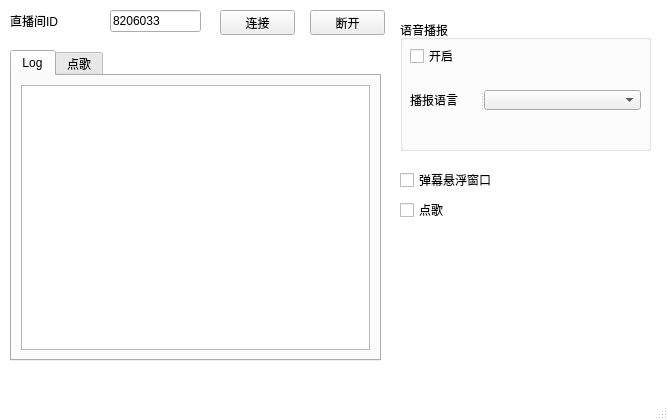
<?xml version="1.0" encoding="UTF-8"?>
<ui version="4.0">
 <class>MainWindow</class>
 <widget class="QMainWindow" name="MainWindow">
  <property name="geometry">
   <rect>
    <x>0</x>
    <y>0</y>
    <width>668</width>
    <height>420</height>
   </rect>
  </property>
  <property name="minimumSize">
   <size>
    <width>447</width>
    <height>343</height>
   </size>
  </property>
  <property name="maximumSize">
   <size>
    <width>9999</width>
    <height>9999</height>
   </size>
  </property>
  <property name="windowTitle">
   <string>QBili-跨平台B站弹幕工具</string>
  </property>
  <property name="windowIcon">
   <iconset resource="resource.qrc">
    <normaloff>:/bilibili.ico</normaloff>:/bilibili.ico</iconset>
  </property>
  <property name="styleSheet">
   <string notr="true">
#MainWindow {
background-color: rgb(255, 255, 255);
}

/*
#LineEditLiveNumber {
background-color: rgb(85, 170, 255); 
border:1px solid rgb(41, 57, 85);
border-radius: 3px;
}
*/
</string>
  </property>
  <widget class="QWidget" name="centralwidget">
   <widget class="QLabel" name="label">
    <property name="geometry">
     <rect>
      <x>10</x>
      <y>11</y>
      <width>91</width>
      <height>19</height>
     </rect>
    </property>
    <property name="minimumSize">
     <size>
      <width>76</width>
      <height>19</height>
     </size>
    </property>
    <property name="maximumSize">
     <size>
      <width>91</width>
      <height>19</height>
     </size>
    </property>
    <property name="styleSheet">
     <string notr="true">font: 14pt &quot;黑体&quot;;</string>
    </property>
    <property name="text">
     <string>直播间ID</string>
    </property>
   </widget>
   <widget class="QLineEdit" name="LineEditLiveNumber">
    <property name="geometry">
     <rect>
      <x>110</x>
      <y>10</y>
      <width>91</width>
      <height>22</height>
     </rect>
    </property>
    <property name="maximumSize">
     <size>
      <width>91</width>
      <height>25</height>
     </size>
    </property>
    <property name="styleSheet">
     <string notr="true">font: 12pt &quot;黑体&quot;;
</string>
    </property>
    <property name="text">
     <string>8206033</string>
    </property>
    <property name="frame">
     <bool>true</bool>
    </property>
   </widget>
   <widget class="QPushButton" name="ButtonConnect">
    <property name="geometry">
     <rect>
      <x>220</x>
      <y>10</y>
      <width>75</width>
      <height>25</height>
     </rect>
    </property>
    <property name="styleSheet">
     <string notr="true">font: 13pt &quot;楷体&quot;;

</string>
    </property>
    <property name="text">
     <string>连接</string>
    </property>
   </widget>
   <widget class="QPushButton" name="ButtonDisconnect">
    <property name="geometry">
     <rect>
      <x>310</x>
      <y>10</y>
      <width>75</width>
      <height>25</height>
     </rect>
    </property>
    <property name="styleSheet">
     <string notr="true">font: 13pt &quot;楷体&quot;;</string>
    </property>
    <property name="text">
     <string>断开</string>
    </property>
   </widget>
   <widget class="QTabWidget" name="tabWidget">
    <property name="geometry">
     <rect>
      <x>10</x>
      <y>50</y>
      <width>371</width>
      <height>311</height>
     </rect>
    </property>
    <property name="currentIndex">
     <number>0</number>
    </property>
    <widget class="QWidget" name="tab">
     <attribute name="title">
      <string>Log</string>
     </attribute>
     <layout class="QGridLayout" name="gridLayout">
      <item row="0" column="0">
       <widget class="QTextEdit" name="textEdit"/>
      </item>
     </layout>
    </widget>
    <widget class="QWidget" name="tab_2">
     <attribute name="title">
      <string>点歌</string>
     </attribute>
     <layout class="QGridLayout" name="gridLayout_2">
      <item row="0" column="0">
       <widget class="QTextEdit" name="textEditSong">
        <property name="enabled">
         <bool>false</bool>
        </property>
       </widget>
      </item>
     </layout>
    </widget>
   </widget>
   <widget class="QGroupBox" name="groupBoxSpeech">
    <property name="geometry">
     <rect>
      <x>400</x>
      <y>20</y>
      <width>251</width>
      <height>131</height>
     </rect>
    </property>
    <property name="title">
     <string>语音播报</string>
    </property>
    <widget class="QCheckBox" name="checkBoxSpeech">
     <property name="geometry">
      <rect>
       <x>10</x>
       <y>26</y>
       <width>231</width>
       <height>20</height>
      </rect>
     </property>
     <property name="styleSheet">
      <string notr="true">font: 13pt &quot;楷体&quot;;</string>
     </property>
     <property name="text">
      <string>开启</string>
     </property>
    </widget>
    <widget class="QSplitter" name="splitter">
     <property name="geometry">
      <rect>
       <x>10</x>
       <y>70</y>
       <width>231</width>
       <height>20</height>
      </rect>
     </property>
     <property name="orientation">
      <enum>Qt::Horizontal</enum>
     </property>
     <widget class="QLabel" name="LabelLanguage">
      <property name="maximumSize">
       <size>
        <width>70</width>
        <height>20</height>
       </size>
      </property>
      <property name="styleSheet">
       <string notr="true">font: 13pt &quot;楷体&quot;;</string>
      </property>
      <property name="text">
       <string>播报语言</string>
      </property>
     </widget>
     <widget class="QComboBox" name="comboBoxLanguage"/>
    </widget>
   </widget>
   <widget class="QCheckBox" name="checkBoxMessageShow">
    <property name="geometry">
     <rect>
      <x>400</x>
      <y>170</y>
      <width>241</width>
      <height>20</height>
     </rect>
    </property>
    <property name="styleSheet">
     <string notr="true">font: 13pt &quot;楷体&quot;;</string>
    </property>
    <property name="text">
     <string>弹幕悬浮窗口</string>
    </property>
    <property name="checkable">
     <bool>true</bool>
    </property>
    <property name="checked">
     <bool>false</bool>
    </property>
   </widget>
   <widget class="QCheckBox" name="checkBoxSongUse">
    <property name="geometry">
     <rect>
      <x>400</x>
      <y>200</y>
      <width>241</width>
      <height>20</height>
     </rect>
    </property>
    <property name="styleSheet">
     <string notr="true">font: 13pt &quot;楷体&quot;;</string>
    </property>
    <property name="text">
     <string>点歌</string>
    </property>
    <property name="checkable">
     <bool>true</bool>
    </property>
    <property name="checked">
     <bool>false</bool>
    </property>
   </widget>
  </widget>
  <widget class="QMenuBar" name="menubar">
   <property name="geometry">
    <rect>
     <x>0</x>
     <y>0</y>
     <width>668</width>
     <height>22</height>
    </rect>
   </property>
  </widget>
  <widget class="QStatusBar" name="statusbar">
   <property name="toolTip">
    <string/>
   </property>
  </widget>
 </widget>
 <resources>
  <include location="resource.qrc"/>
 </resources>
 <connections/>
</ui>
